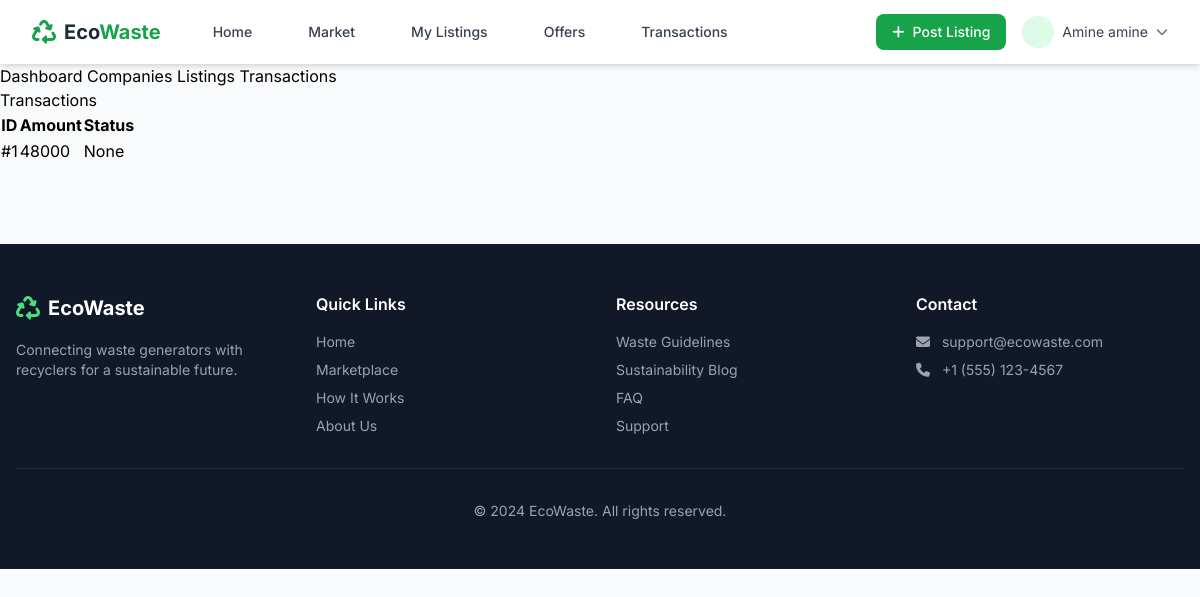
Before: /admin/transactions (signed in) with the older database file.
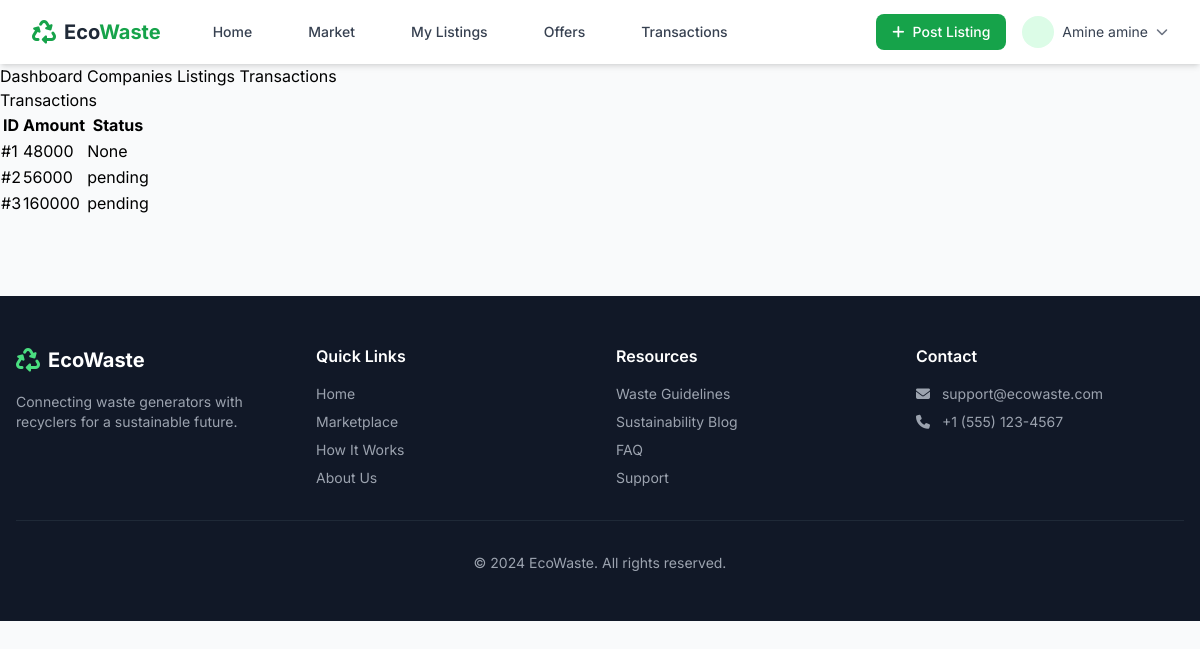
After: the same page with the newer database file.
### app/models.py (models this page shows)
class Transaction(db.Model):
    id=db.Column(db.Integer(),primary_key=True)
    offer_id = db.Column(db.Integer(),db.ForeignKey('offer.id'))
    item_id = db.Column(db.Integer(),db.ForeignKey('item.id'))
    buyer_company_id = db.Column(db.Integer(),db.ForeignKey('company.id'))
    seller_company_id = db.Column(db.Integer(),db.ForeignKey('company.id'))
    seller_manager_id = db.Column(db.Integer, db.ForeignKey('user.id'))
    buyer_manager_id = db.Column(db.Integer, db.ForeignKey('user.id'))
    price = db.Column(db.Numeric(10, 2), nullable=False)
    quantity = db.Column(db.Numeric(10, 2))
    unit = db.Column(db.String(20), default='kg')
    payment_status = db.Column(db.String(20), default='pending')  # pending, paid, refunded, failed
    dilivery_status = db.Column(db.String(length=30),nullable=False,default="pending")
    invoice_number = db.Column(db.String(100), unique=True)
    invoice_url = db.Column(db.String(255))
    pickup_scheduled_at = db.Column(db.DateTime)
    pickup_completed_at = db.Column(db.DateTime)
    pickup_notes = db.Column(db.Text)
    delivery_scheduled_at = db.Column(db.DateTime)
    delivery_completed_at = db.Column(db.DateTime)
    delivery_notes = db.Column(db.Text)
    status = db.Column(db.String(20), default='pending', index=True)  # pending, confirmed, in_transit, completed, cancelled, dispute
    total_amount=db.Column(db.Integer(),nullable=False)
    commission_rate=db.Column(db.Integer(),nullable=False,default='0.07')
    commission_amount=db.Column(db.Integer(),nullable=False)
    seller_net_amount=db.Column(db.Integer(),nullable=False)
    waste_manifest_number = db.Column(db.String(100))
    waste_manifest_url = db.Column(db.String(255))
    weight_certificate_url = db.Column(db.String(255))
    coa_url = db.Column(db.String(255))  # Certificate of Analysis
    confirmed_at = db.Column(db.DateTime)
    completed_at = db.Column(db.DateTime)
    cancelled_at = db.Column(db.DateTime)
    cancelled_reason = db.Column(db.Text)
    created_at = db.Column(db.DateTime(timezone=True), server_default=db.func.now())
    updated_at = db.Column(db.DateTime(timezone=True), default=db.func.now(), onupdate=db.func.now())
    review = db.relationship("Review", back_populates="owned_review",lazy=True)
    listing = db.relationship("Item", back_populates="transactions",lazy=True)
    buyer_company = db.relationship('Company', back_populates='buy_transactions',foreign_keys=[buyer_company_id],lazy=True)
    seller_company = db.relationship('Company', back_populates='sell_transactions',foreign_keys=[seller_company_id],lazy=True)
    seller_manager = db.relationship('User', foreign_keys=[seller_manager_id],
                                    back_populates='transactions_as_seller_manager')
    buyer_manager = db.relationship('User', foreign_keys=[buyer_manager_id],
                                    back_populates='transactions_as_buyer_manager')

### app/routes.py (the view)
@app.route("/admin/transactions")
@login_required
def admin_transactions_page():
   transactions=Transaction.query.all()
   return  render_template('admin/transactions.html',transactions=transactions)

### app/auth/models.py (called while the page is built)
@login_manager.user_loader
def load_user(user_id):
    return User.query.get(int(user_id))

### app/templates/admin/transactions.html (shortened to what this page needs)
{%extends'base.html' %}
{% block content%}
<div class="row">
    {% include 'admin/side_bar.html' %}
    <div class="col">
        <h3>Transactions</h3>
<table class="table">
<tr>
<th>ID</th>
<th>Amount</th>
<th>Status</th>
</tr>
{% for t in transactions %}
<tr>
<td>#{{ t.id }}</td>
<td>{{ t.total_amount }}</td>
<td>{{ t.status }}</td>
</tr>
{% endfor %}
</table>
    </div>
</div>
{% endblock%}

Changed rows visible on the page:
added Transaction: id "2", total_amount "56000", status "pending"
added Transaction: id "3", total_amount "160000", status "pending"
